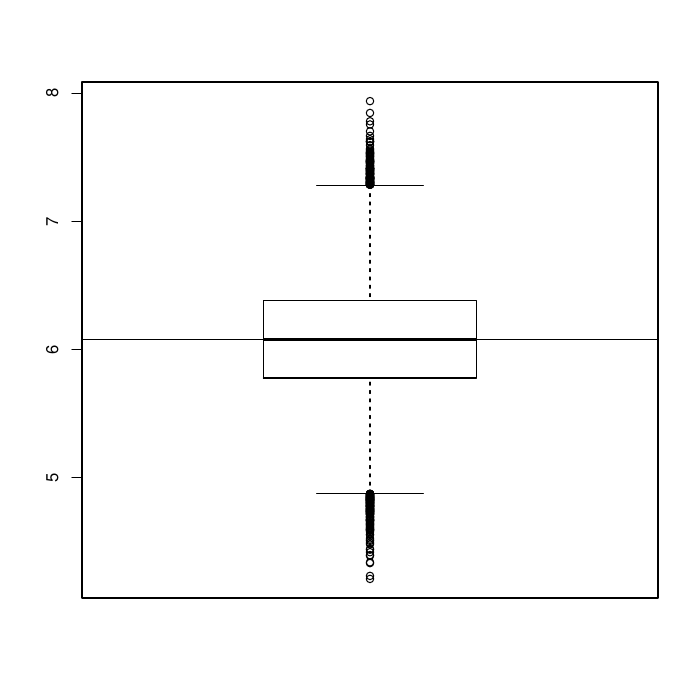

This figure's R source:
source ("estimates.r")

pdf ("Ratio_Reg_est/ratio_est_baseball.pdf")
baseball <- read.csv ("data/baseball.csv", header = F)

var_int <- 20
var_aux <- 16

## look at population data
plot (baseball[, c(var_aux, var_int)])
abline (a=0, b = sum (baseball[,var_int])/sum(baseball[,var_aux]))
cor (baseball[, c(var_aux, var_int)])

# sample size
n <- 100
# population size
N <- nrow (baseball)

# unknown true values (total numbers of home runs)
tyU <- sum (baseball [, var_int]) 
ybarU <- tyU/N
# known total runs scored
txU <- sum (baseball [, var_aux]) 
xbarU <- txU/N

################### analysis of one particular srs survey data ############
# srs sampling
srs <- sample (N,n)

# survey
ydata <- baseball [srs, var_int]
xdata <- baseball [srs, var_aux]

srs_ratio_est (ydata, xdata, N) # for B
srs_ratio_est (ydata, xdata, N) * txU # for tyU
srs_ratio_est (ydata, xdata, N) * xbarU # for ybarU
srs_est (ydata, N)

################## simulation studies using repeated sampling #############
nsim <- 50000
ratio_res <- matrix (0, nsim, 4)
simpl_res <- matrix (0, nsim, 4)

for (i in 1:nsim)
{
  srs <- sample (N,n)
  ydata <- baseball[srs, var_int]
  xdata <- baseball[srs, var_aux]
  ratio_res [i, ] <- srs_ratio_est (ydata, xdata, N) * xbarU
  simpl_res [i, ] <- srs_est (ydata, N) 
}

# compare ratio and simple estimate
boxplot (data.frame(ratio = ratio_res[,1], simple = simpl_res[,1]))

# look at estimates themselve
boxplot (ratio_res[,1])
abline (h = ybarU)
qqnorm (ratio_res[,1])


# look at relative bias
boxplot( (ratio_res[,1] - ybarU ) / ybarU)
boxplot( (simpl_res[,1] - ybarU ) / ybarU)

# look at actual coverage of CI
mean (ratio_res [,3] <= ybarU & ybarU <= ratio_res[,4])

# look at actual (based on simulation) SE of ybar_r 
sd_ybar_r <- sd (ratio_res[,1])

# look at estimates of SE of ybar_r in comparison to the actual value
boxplot (ratio_res [,2])
abline (h = sd_ybar_r, col = "red") # actual value (from simulation)

boxplot((ratio_res[,2] - sd_ybar_r)/sd_ybar_r, 
        main = "Boxplot of Relative Errors in SE Estimates")
abline (h = 0, col = "red")


dev.off ()

